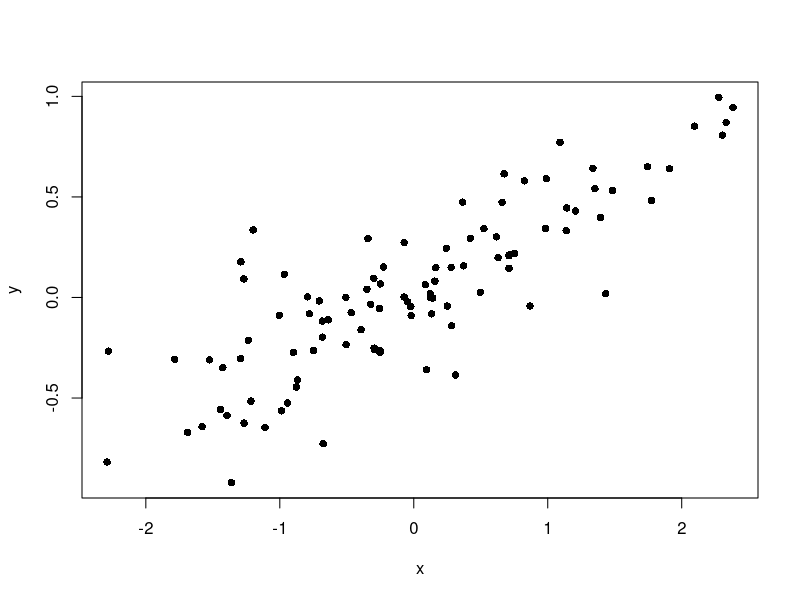

Write R code to recreate this figure.
## ---- chunk 1
myVariable <- 2 + 2
## ---- chunk 2
myVariable * myVariable
## ---- chunk 3
vector1 <- c(1,2,3,4,5,6,7,8,9,10)
vector2 <- c(11,12,13,14,15,16,17,18,19,20)
vector_this_will_be_text <- c(21,22,23,24,25,26,27,28,29,"thirty")
## ---- chunk 4
vector1 + vector2
## ---- chunk 5
1 + 1 == 10 - 8
## ---- chunk 6
vector2 > 17
## ---- chunk 7
vector2[vector2 > 17]
## ---- chunk 8
vector2[vector2 > 17 & vector2 < 20]
vector2[vector2 > 17 | vector2 == 13]
## ---- chunk 9
pets <- factor(c("cat", "cat", "dog", "pony", "dog", "dog"))
pets
## ---- chunk 10
#first few rows of iris
head(iris)

#get the Sepal.Length column
iris$Sepal.Length

#get the value in the first row, third column
iris[1,3]

#get the whole first row
iris[1, ]
## ---- chunk 11
iris$Petal.Area <- iris$Petal.Length * iris$Petal.Width
## ---- chunk 12
part1 <- "The quick brown fox"
part2 <- "jumped over the lazy dog."
paste(part1, part2)

## ---- chunk 13
x <- rnorm(100)
y <- (x * 0.3) + rnorm(100, sd=0.2)
plot(x,y,pch=16)
